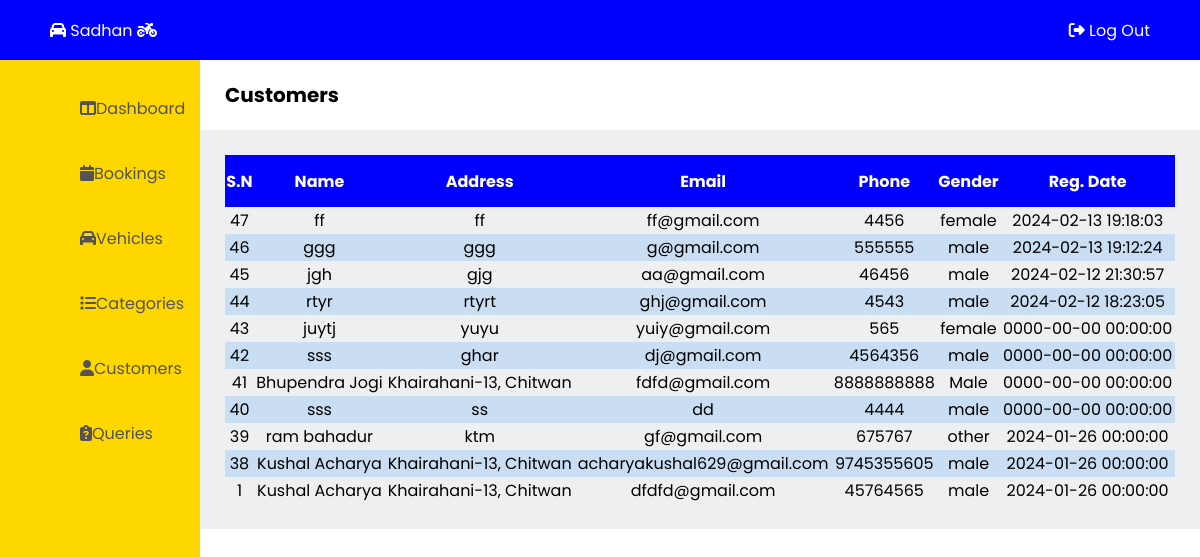
The page /admin/customers.php on the database as committed earlier.
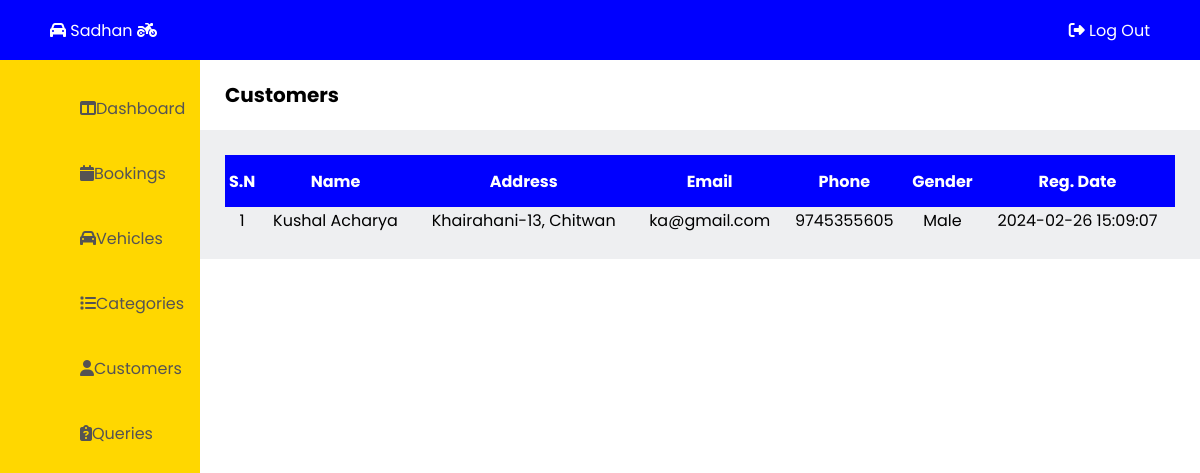
The same page on the database as committed later.
### tables this page shows
CREATE TABLE `user_signup` (
  `u_id` int(11) NOT NULL,
  `u_name` varchar(50) NOT NULL,
  `u_image` varchar(100) NOT NULL,
  `u_address` varchar(100) NOT NULL,
  `u_email` varchar(50) NOT NULL,
  `u_phone` varchar(15) NOT NULL,
  `u_gender` varchar(20) NOT NULL,
  `u_password` varchar(20) NOT NULL,
  `u_reg_date` datetime NOT NULL DEFAULT CURRENT_TIMESTAMP
);

### admin/customers.php (the view, shortened to what this page needs)
<!DOCTYPE html>
<html lang="en">
<head>
  <link rel="stylesheet" href="admin-css\admin-style.css"/>
</head>
<body>
  <?php
    include "admin-container\admin-header.php";
  ?>
  <?php
    include "admin-container\admin-leftbar.php";
  ?>
  <main class="main">
    <section class="title">
      <p>Customers</p>
    </section>
    <div class="customer-table">
      <table>
        <tr>
          <th>S.N</th>
          <th>Name</th>
          <th>Address</th>
          <th>Email</th>
          <th>Phone</th>
          <th>Gender</th>
          <th>Reg. Date</th>
        </tr>
<?php
    $qry = "SELECT * FROM user_signup ORDER BY u_id DESC";
    include 'admin-container/db_connection.php';
    $result = mysqli_query($con, $qry);
?>
        <?php while($row = mysqli_fetch_assoc($result)) { ?>
          <tr>
            <td><?php echo $row['u_id'];?></td>
            <td><?php echo $row['u_name'];?></td>
            <td><?php echo $row['u_address'];?></td>
            <td><?php echo $row['u_email'];?></td>
            <td><?php echo $row['u_phone'];?></td>
            <td><?php echo $row['u_gender'];?></td>
            <td><?php echo $row['u_reg_date'];?></td>
          </tr>
        <?php } ?>
      </table>
    </div>
  </main>
</body>
</html>

Rows that differ between the two databases and show on the page:
removed user_signup: u_id "47", u_name "ff", u_address "ff", u_email "ff@gmail.com", u_phone "4456", u_gender "female", u_reg_date "2024-02-13 19:18:03"
removed user_signup: u_id "46", u_name "ggg", u_address "ggg", u_email "g@gmail.com", u_phone "555555", u_gender "male", u_reg_date "2024-02-13 19:12:24"
removed user_signup: u_id "45", u_name "jgh", u_address "gjg", u_email "aa@gmail.com", u_phone "46456", u_gender "male", u_reg_date "2024-02-12 21:30:57"
removed user_signup: u_id "44", u_name "rtyr", u_address "rtyrt", u_email "ghj@gmail.com", u_phone "4543", u_gender "male", u_reg_date "2024-02-12 18:23:05"
removed user_signup: u_id "43", u_name "juytj", u_address "yuyu", u_email "yuiy@gmail.com", u_phone "565", u_gender "female", u_reg_date "0000-00-00 00:00:00"
removed user_signup: u_id "42", u_name "sss", u_address "ghar", u_email "dj@gmail.com", u_phone "4564356", u_gender "male", u_reg_date "0000-00-00 00:00:00"
removed user_signup: u_id "41", u_name "Bhupendra Jogi", u_address "Khairahani-13, Chitwan", u_email "fdfd@gmail.com", u_phone "8888888888", u_gender "Male", u_reg_date "0000-00-00 00:00:00"
removed user_signup: u_id "40", u_name "sss", u_address "ss", u_email "dd", u_phone "4444", u_gender "male", u_reg_date "0000-00-00 00:00:00"
removed user_signup: u_id "39", u_name "ram bahadur", u_address "ktm", u_email "gf@gmail.com", u_phone "675767", u_gender "other", u_reg_date "2024-01-26 00:00:00"
removed user_signup: u_id "38", u_name "Kushal Acharya", u_address "Khairahani-13, Chitwan", u_email "acharyakushal629@gmail.com", u_phone "9745355605", u_gender "male", u_reg_date "2024-01-26 00:00:00"
changed user_signup "Kushal Acharya": u_email "dfdfd@gmail.com" → "ka@gmail.com"; u_phone "45764565" → "9745355605"; u_gender "male" → "Male"; u_reg_date "2024-01-26 00:00:00" → "2024-02-26 15:09:07"
